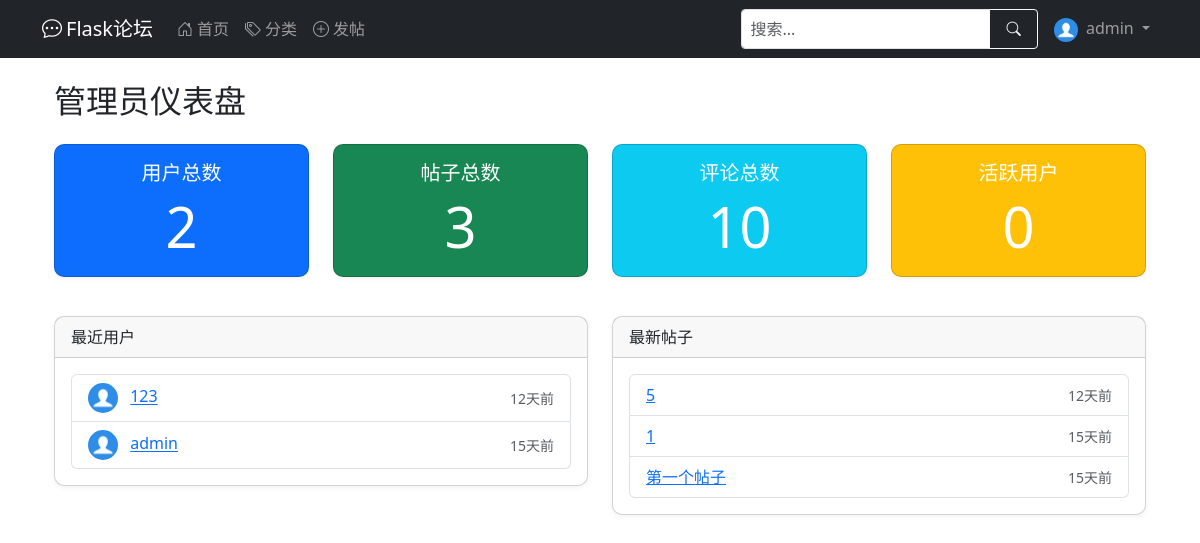
The app's page /admin/dashboard (signed in), older data.
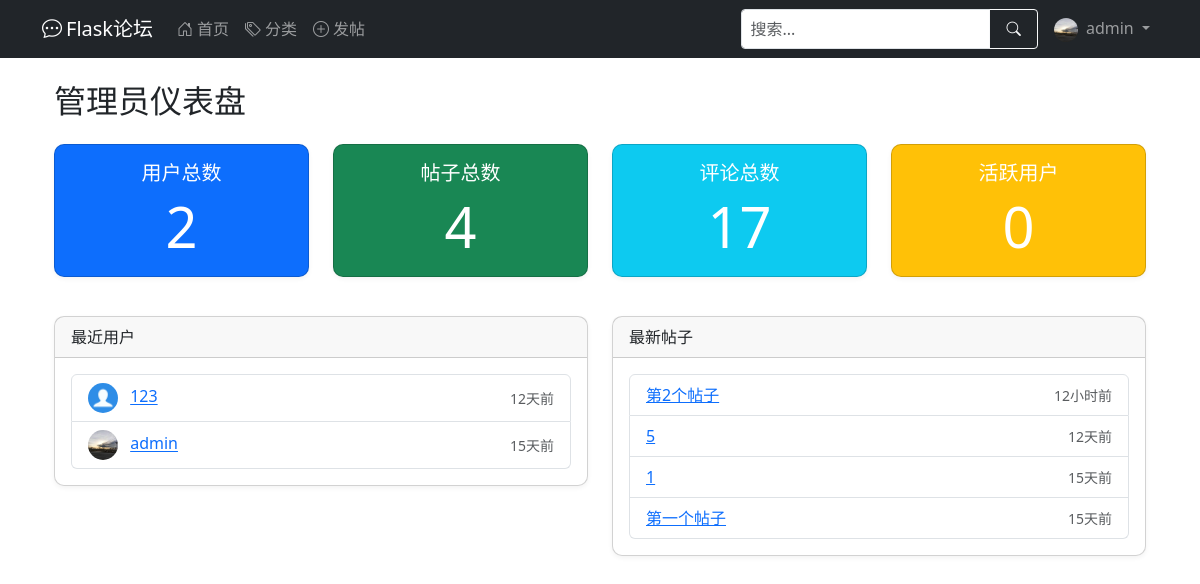
The same page, newer data.
### app/models.py (models this page shows, shortened)
class User(UserMixin, db.Model):
    __tablename__ = 'user'
    id = db.Column(db.Integer, primary_key=True)
    username = db.Column(db.String(64), index=True, unique=True, nullable=False)
    email = db.Column(db.String(120), index=True, unique=True, nullable=False)
    password_hash = db.Column(db.String(128), nullable=False)
    created_at = db.Column(db.DateTime, default=datetime.utcnow)
    last_seen = db.Column(db.DateTime, default=datetime.utcnow)
    about_me = db.Column(db.Text)
    avatar = db.Column(db.String(120), default='default.jpg')  # 头像
    permissions = db.Column(db.Integer, default=Permissions.USER)
    posts = db.relationship('Post', backref='author', lazy='dynamic')  # 在Post处能查到作者，用法：Post.author
    def avatar_url(self):
        return url_for('static', filename=f'profile_pics/{self.avatar}', _external=True)
    def has_permission(self, permission):
        return (self.permissions & permission) == permission

class Post(db.Model):
    __tablename__ = 'post'
    id = db.Column(db.Integer, primary_key=True)
    title = db.Column(db.String(100), nullable=False)
    content = db.Column(db.Text, nullable=False)
    created_at = db.Column(db.DateTime, default=datetime.utcnow)
    last_updated = db.Column(db.DateTime, default=datetime.utcnow, onupdate=datetime.utcnow)
    views = db.Column(db.Integer, default=0)  # 浏览量
    user_id = db.Column(db.Integer, db.ForeignKey('user.id'), nullable=False)  # 对应user.id
    category_id = db.Column(db.Integer, db.ForeignKey('category.id'))  # 对应category.id
    comments = db.relationship('Comment', backref='post', lazy='select')  # post.comment查到所有评论
    _comment_count = db.Column('comment_count', db.Integer, default=0)
    @property
    def comment_count(self):
        return self._comment_count
    @comment_count.setter
    def comment_count(self, value):
        self._comment_count = value

### app/admin.py (the view)
@admin_bp.route('/dashboard')
@admin_required
def dashboard():
    stats = {
        'users': User.query.count(),
        'posts': Post.query.count(),
        'comments': Comment.query.count(),
        'categories': Category.query.count(),
        'active_users': User.query.filter(User.last_seen >= datetime.utcnow() - timedelta(days=7)).count()
    }
    return render_template('admin/dashboard.html', stats=stats, User=User, Post=Post)

### app/models.py (called while the page is built)
@login_manager.user_loader
def load_user(user_id):
    return User.query.get(int(user_id))

### app/templates/admin/dashboard.html
{% extends "admin/base.html" %}
{% block admin_content %}
<h2>管理员仪表盘</h2>
<div class="row mt-4">
    <div class="col-md-3 mb-4">
        <div class="card text-white bg-primary">
            <div class="card-body text-center">
                <h5 class="card-title">用户总数</h5>
                <p class="card-text display-4">{{ stats.users }}</p>
            </div>
        </div>
    </div>
    <div class="col-md-3 mb-4">
        <div class="card text-white bg-success">
            <div class="card-body text-center">
                <h5 class="card-title">帖子总数</h5>
                <p class="card-text display-4">{{ stats.posts }}</p>
            </div>
        </div>
    </div>
    <div class="col-md-3 mb-4">
        <div class="card text-white bg-info">
            <div class="card-body text-center">
                <h5 class="card-title">评论总数</h5>
                <p class="card-text display-4">{{ stats.comments }}</p>
            </div>
        </div>
    </div>
    <div class="col-md-3 mb-4">
        <div class="card text-white bg-warning">
            <div class="card-body text-center">
                <h5 class="card-title">活跃用户</h5>
                <p class="card-text display-4">{{ stats.active_users }}</p>
            </div>
        </div>
    </div>
</div>
<div class="row">
    <div class="col-md-6">
        <div class="card">
            <div class="card-header">最近用户</div>
            <div class="card-body">
                <ul class="list-group">
                    {% for user in User.query.order_by(User.last_seen.desc()).limit(5) %}
                    <li class="list-group-item d-flex justify-content-between align-items-center">
                        <div>
                            <img src="{{ user.avatar_url() }}" class="rounded-circle me-2" width="30" height="30">
                            <a href="{{ url_for('admin.edit_user', user_id=user.id) }}">{{ user.username }}</a>
                        </div>
                        <small class="text-muted">{{ user.last_seen|time_ago }}</small>
                    </li>
                    {% endfor %}
                </ul>
            </div>
        </div>
    </div>
    <div class="col-md-6">
        <div class="card">
            <div class="card-header">最新帖子</div>
            <div class="card-body">
                <ul class="list-group">
                    {% for post in Post.query.order_by(Post.created_at.desc()).limit(5) %}
                    <li class="list-group-item d-flex justify-content-between align-items-center">
                        <a href="{{ url_for('main.post_detail', post_id=post.id) }}">{{ post.title|truncate(30) }}</a>
                        <small class="text-muted">{{ post.created_at|time_ago }}</small>
                    </li>
                    {% endfor %}
                </ul>
            </div>
        </div>
    </div>
</div>
{% endblock %}

### app/templates/base.html (shortened to what this page needs)
<!DOCTYPE html>
<html lang="zh" data-bs-theme="auto">
<head>
    <link href="/static/css/bootstrap.min.css" rel="stylesheet">
    <link rel="stylesheet" href="/static/css/bootstrap-icons.css">
</head>
<body>
<nav class="navbar navbar-expand-lg navbar-dark bg-dark desktop-nav">
    <div class="container">
        <a class="navbar-brand" href="{{ url_for('main.index') }}">
            <i class="bi bi-chat-dots me-1"></i>Flask论坛
        </a>
        <div class="collapse navbar-collapse" id="mainNavbar">
            <ul class="navbar-nav me-auto">
                <li class="nav-item">
                    <a class="nav-link" href="{{ url_for('main.index') }}">
                        <i class="bi bi-house-door me-1"></i>首页
                    </a>
                </li>
                <li class="nav-item">
                    <a class="nav-link" href="{{ url_for('main.list_categories') }}">
                        <i class="bi bi-tags me-1"></i>分类
                    </a>
                </li>
                <li class="nav-item">
                    <a class="nav-link" href="{{ url_for('main.create_post') }}">
                        <i class="bi bi-plus-circle me-1"></i>发帖
                    </a>
                </li>
            </ul>
            <form class="d-flex me-2 my-2 my-lg-0" action="{{ url_for('main.index') }}" method="get">
                <div class="input-group">
                    <input type="search" name="q" class="form-control form-control-sm" placeholder="搜索..."
                           aria-label="搜索" value="{{ request.args.get('q', '') }}">
                    <button class="btn btn-outline-light btn-sm" type="submit">
                        <i class="bi bi-search"></i>
                    </button>
                </div>
            </form>
            <ul class="navbar-nav">
                {% if current_user.is_authenticated %}
                <li class="nav-item dropdown">
                    <a class="nav-link dropdown-toggle" href="#" id="userDropdown" role="button"
                       data-bs-toggle="dropdown" aria-expanded="false">
                        <img src="{{ current_user.avatar_url() }}" class="rounded-circle me-1" width="24" height="24"
                             alt="头像">
                        {{ current_user.username }}
                    </a>
                </li>
                {% endif %}
            </ul>
        </div>
    </div>
</nav>
<main class="container mt-3 mb-5">
    {% block content %}{% endblock %}
</main>
</body>
</html>

Row changes from the older to the newer data that the page shows:
changed User "admin": avatar_url: picture added in place of a placeholder
added Post: title "第2个帖子", created_at "12小时前"
Text that changed along with them:
{{ stats.posts }}: "3" → "4"
{{ stats.comments }}: "10" → "17"
